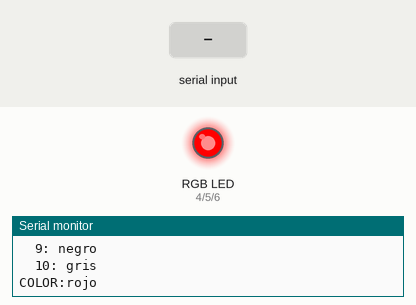
Simulated run of this sketch. Board: ESP32-S3. On the bench: an RGB LED mixed from three pins (HIGH = lit), the last lines printed to the serial monitor. The inputs (shaded band) are chosen by the test bench.

Above: at 1.7 s.
1.8 s: "C:\n" received over Serial
At 4.0 s:
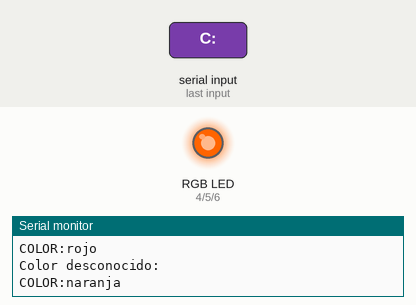
4.8 s: "N:\n" received over Serial
7.8 s: "P\n" received over Serial
At 8.8 s:
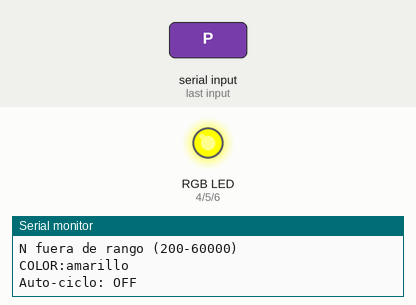
Timing chart, 0 to 10.8 s (numbered marks = the images above; inputs shaded):
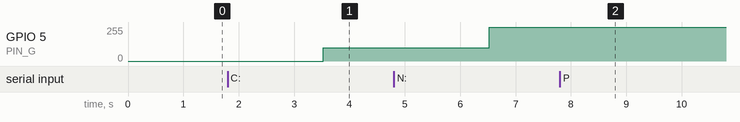

The sketch:

1_CNTR_RGB.ino
```cpp
// ============================================================
//  Control de LED RGB en ciclo - Práctica 5 (identificación de color)
//  Cambia de color automáticamente y acepta comandos por serial
// ============================================================

// --- Pines PWM (ajusta según tu placa) ---
#define PIN_R 4
#define PIN_G 5
#define PIN_B 6

// --- Tipo de LED: 0 = cátodo común, 1 = ánodo común ---
#define COMMON_ANODE 0

// --- Tiempo por color (ms) ---
unsigned long dwellMs   = 3000;
unsigned long lastChange = 0;
int  currentIndex = 0;
bool autoCycle    = true;

struct Color { const char* name; uint8_t r, g, b; };

// Los nombres coinciden EXACTAMENTE con los que imprime el
// detector de Python (detector_led.py)
Color colors[] = {
  {"rojo",     255,   0,   0},
  {"naranja",  255, 100,   0},
  {"amarillo", 255, 255,   0},
  {"verde",      0, 255,   0},
  {"cian",       0, 255, 255},
  {"azul",       0,   0, 255},
  {"morado",   128,   0, 255},
  {"rosa",     255, 100, 180},
  {"blanco",   255, 255, 255},
  {"negro",      0,   0,   0},   // LED apagado
  {"gris",     128, 128, 128},
};
const int NUM_COLORS = sizeof(colors) / sizeof(colors[0]);

void setRGB(uint8_t r, uint8_t g, uint8_t b) {
  #if COMMON_ANODE
    analogWrite(PIN_R, 255 - r);
    analogWrite(PIN_G, 255 - g);
    analogWrite(PIN_B, 255 - b);
  #else
    analogWrite(PIN_R, r);
    analogWrite(PIN_G, g);
    analogWrite(PIN_B, b);
  #endif
}

void showColor(int index, bool notify = true) {
  if (index < 0 || index >= NUM_COLORS) return;
  Color c = colors[index];
  setRGB(c.r, c.g, c.b);
  if (notify) {
    Serial.print("COLOR:");
    Serial.println(c.name);   // Python puede leer esta línea
  }
}

void handleCommand(String cmd) {
  cmd.trim();
  if (cmd.length() == 0) return;

  // C:<nombre>  -> fija un color específico
  if (cmd.startsWith("C:") || cmd.startsWith("c:")) {
    String name = cmd.substring(2); name.trim();
    for (int i = 0; i < NUM_COLORS; i++) {
      if (name.equalsIgnoreCase(colors[i].name)) {
        autoCycle = false;
        currentIndex = i;
        showColor(i);
        return;
      }
    }
    Serial.print("Color desconocido: "); Serial.println(name);
    return;
  }

  // N:<ms>  -> tiempo por color
  if (cmd.startsWith("N:") || cmd.startsWith("n:")) {
    unsigned long ms = cmd.substring(2).toInt();
    if (ms >= 200 && ms <= 60000) {
      dwellMs = ms;
      Serial.printf("Dwell: %lu ms\n", dwellMs);
    } else {
      Serial.println("N fuera de rango (200-60000)");
    }
    return;
  }

  // P  -> pausa/reanuda
  if (cmd == "P" || cmd == "p") {
    autoCycle = !autoCycle;
    Serial.printf("Auto-ciclo: %s\n", autoCycle ? "ON" : "OFF");
    lastChange = millis();
    return;
  }

  // A  -> reactiva el ciclo
  if (cmd == "A" || cmd == "a") {
    autoCycle = true;
    lastChange = millis();
    Serial.println("Auto-ciclo ON");
    return;
  }

  // L  -> lista los colores disponibles
  if (cmd == "L" || cmd == "l") {
    for (int i = 0; i < NUM_COLORS; i++)
      Serial.printf("  %d: %s\n", i, colors[i].name);
    return;
  }

  Serial.print("Comando no reconocido: "); Serial.println(cmd);
}

void setup() {
  Serial.begin(115200);
  pinMode(PIN_R, OUTPUT);
  pinMode(PIN_G, OUTPUT);
  pinMode(PIN_B, OUTPUT);
  setRGB(0, 0, 0);
  delay(500);

  Serial.println("=== RGB LED controller ===");
  Serial.println("Comandos:");
  Serial.println("  C:<nombre>  - fija color (ej: C:rojo)");
  Serial.println("  N:<ms>      - tiempo por color (ej: N:5000)");
  Serial.println("  P           - pausa/reanuda ciclo");
  Serial.println("  A           - activa ciclo automático");
  Serial.println("  L           - lista colores");
  Serial.println("Colores:");
  for (int i = 0; i < NUM_COLORS; i++)
    Serial.printf("  %d: %s\n", i, colors[i].name);

  currentIndex = 0;
  showColor(0);           // arranca en rojo
  lastChange = millis();
}

void loop() {
  // Atiende comandos seriales
  if (Serial.available()) {
    String cmd = Serial.readStringUntil('\n');
    handleCommand(cmd);
  }

  // Ciclo automático
  if (autoCycle && millis() - lastChange >= dwellMs) {
    currentIndex = (currentIndex + 1) % NUM_COLORS;
    showColor(currentIndex);
    lastChange = millis();
  }
}
```

Measured:
- after the input at 7.8 s, GPIO 4 (PIN_R): stays HIGH (without the input it goes to LOW after 1.7 s); GPIO 6 (PIN_B): stays LOW (without the input it goes to HIGH after 4.7 s)
